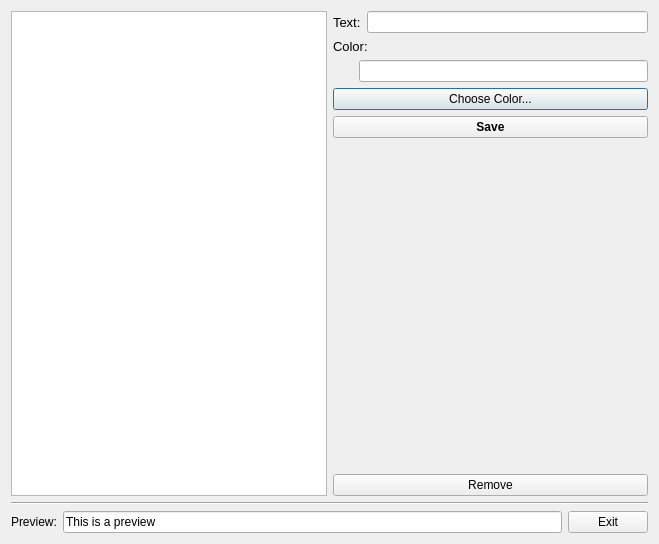
<?xml version="1.0" encoding="UTF-8"?>
<ui version="4.0">
 <class>Highlighting</class>
 <widget class="QDialog" name="Highlighting">
  <property name="geometry">
   <rect>
    <x>0</x>
    <y>0</y>
    <width>659</width>
    <height>544</height>
   </rect>
  </property>
  <property name="windowTitle">
   <string>Highlighting</string>
  </property>
  <property name="windowIcon">
   <iconset resource="assets.qrc">
    <normaloff>:/assets/highl.png</normaloff>:/assets/highl.png</iconset>
  </property>
  <layout class="QHBoxLayout" name="horizontalLayout_5">
   <item>
    <layout class="QVBoxLayout" name="verticalLayout_4">
     <item>
      <layout class="QHBoxLayout" name="horizontalLayout_4">
       <item>
        <widget class="QListWidget" name="listWidget">
         <property name="editTriggers">
          <set>QAbstractItemView::NoEditTriggers</set>
         </property>
        </widget>
       </item>
       <item>
        <layout class="QVBoxLayout" name="verticalLayout_3">
         <item>
          <layout class="QHBoxLayout" name="horizontalLayout_3">
           <item>
            <widget class="QLabel" name="label_3">
             <property name="font">
              <font>
               <pointsize>10</pointsize>
              </font>
             </property>
             <property name="text">
              <string>Text:</string>
             </property>
            </widget>
           </item>
           <item>
            <widget class="QLineEdit" name="lineText"/>
           </item>
          </layout>
         </item>
         <item>
          <layout class="QVBoxLayout" name="verticalLayout">
           <item>
            <widget class="QLabel" name="label_4">
             <property name="font">
              <font>
               <pointsize>10</pointsize>
              </font>
             </property>
             <property name="text">
              <string>Color:</string>
             </property>
            </widget>
           </item>
           <item>
            <layout class="QHBoxLayout" name="horizontalLayout_2">
             <item>
              <widget class="QLabel" name="labelColor">
               <property name="minimumSize">
                <size>
                 <width>20</width>
                 <height>20</height>
                </size>
               </property>
               <property name="maximumSize">
                <size>
                 <width>20</width>
                 <height>20</height>
                </size>
               </property>
               <property name="text">
                <string/>
               </property>
              </widget>
             </item>
             <item>
              <widget class="QLineEdit" name="lineColor">
               <property name="readOnly">
                <bool>true</bool>
               </property>
              </widget>
             </item>
            </layout>
           </item>
           <item>
            <widget class="QPushButton" name="btnColor">
             <property name="text">
              <string>Choose Color...</string>
             </property>
            </widget>
           </item>
          </layout>
         </item>
         <item>
          <widget class="QPushButton" name="btnSave">
           <property name="enabled">
            <bool>true</bool>
           </property>
           <property name="font">
            <font>
             <weight>75</weight>
             <bold>true</bold>
            </font>
           </property>
           <property name="text">
            <string>Save</string>
           </property>
          </widget>
         </item>
         <item>
          <spacer name="verticalSpacer_2">
           <property name="orientation">
            <enum>Qt::Vertical</enum>
           </property>
           <property name="sizeHint" stdset="0">
            <size>
             <width>20</width>
             <height>40</height>
            </size>
           </property>
          </spacer>
         </item>
         <item>
          <widget class="QPushButton" name="btnRemove">
           <property name="text">
            <string>Remove</string>
           </property>
          </widget>
         </item>
        </layout>
       </item>
      </layout>
     </item>
     <item>
      <widget class="Line" name="line">
       <property name="orientation">
        <enum>Qt::Horizontal</enum>
       </property>
      </widget>
     </item>
     <item>
      <layout class="QHBoxLayout" name="horizontalLayout">
       <item>
        <widget class="QLabel" name="label">
         <property name="text">
          <string>Preview:</string>
         </property>
        </widget>
       </item>
       <item>
        <widget class="QLineEdit" name="linePreview">
         <property name="text">
          <string>This is a preview</string>
         </property>
         <property name="readOnly">
          <bool>true</bool>
         </property>
        </widget>
       </item>
       <item>
        <widget class="QPushButton" name="btnExit">
         <property name="text">
          <string>Exit</string>
         </property>
        </widget>
       </item>
      </layout>
     </item>
    </layout>
   </item>
  </layout>
 </widget>
 <resources>
  <include location="assets.qrc"/>
 </resources>
 <connections/>
</ui>
